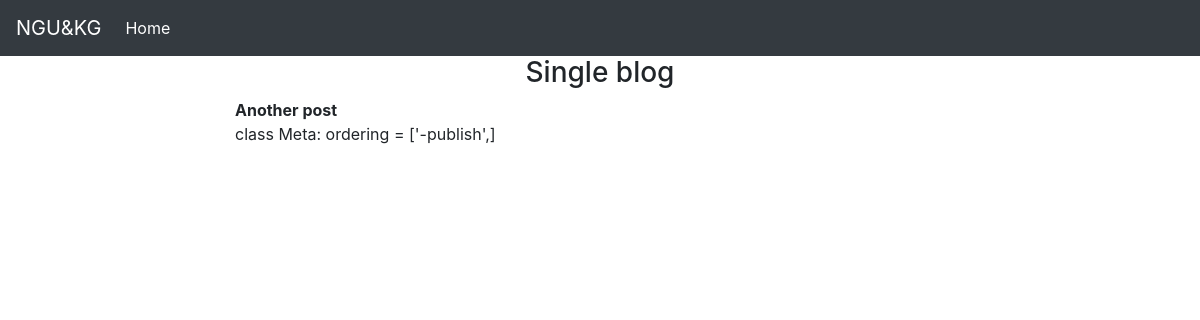
Page /detail/slug2/ on the earlier database version.
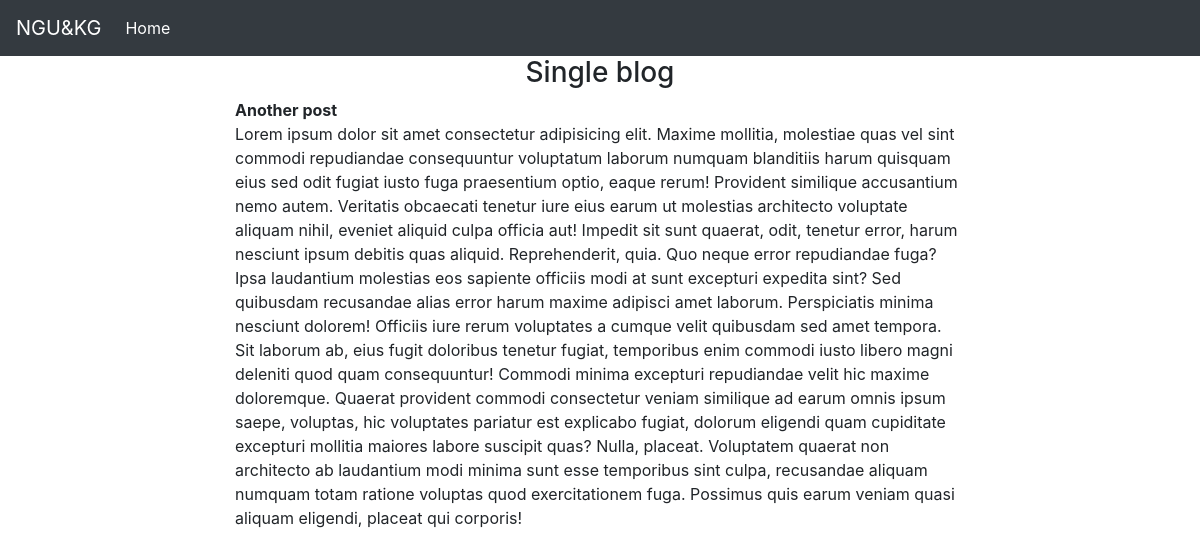
Same page on the later database version.
### blogapp/models.py (models this page shows, shortened)
class Post(models.Model):
    class NewManager(models.Manager):
        def get_queryset(self):
            return super().get_queryset().filter(status='published')
    options = (
        ('draft', 'Draft'),
        ('published', 'Published'),
    )
    title = models.CharField(max_length=200)
    excerpt = models.TextField()
    slug = models.SlugField(max_length=250, unique_for_date='publish')
    publish = models.DateTimeField(default=timezone.now)
    author = models.ForeignKey(User, on_delete=models.CASCADE, related_name='blog_posts')
    content = models.TextField()
    status = models.CharField(max_length=10, choices=options, default='draft')
    objects = models.Manager()  # default manager
    new_manager = NewManager()  # custom manager
    class Meta:
        ordering = ['-publish', ]

### blogapp/views.py (the view)
# urls.py: path('detail/<slug:post>/', views.single_post, name='single_post'),
def single_post(request, post):
    post_single = get_object_or_404(Post, slug=post, status='published')
    context = {
        'post_single': post_single
    }
    return render(request, 'blogapp/single_post.html', context)

### templates/blogapp/single_post.html (shortened to what this page needs)
{% extends 'blogapp/base.html' %}
{% load static %}
{% block content %}
    <div class="container">
        <div class="row justify-content-md-center">
            <div class="col-md-8">
                <h3 class="text-center">Single blog</h3>
                <div><b>{{ post_single.title|capfirst }}</b></div>
                <div>{{ post_single.content|safe }}</div>
            </div>
        </div>
    </div>
{% endblock %}

### templates/blogapp/base.html (shortened to what this page needs)
{% load static %}
<!doctype html>
<html lang="en">
<head>
    <link rel="stylesheet" href="https://cdn.jsdelivr.net/npm/bootstrap@4.3.1/dist/css/bootstrap.min.css"
>
</head>
<body>
<nav class="navbar navbar-expand-lg navbar-dark bg-dark">
    <a class="navbar-brand" href="{% url 'blog:home' %}">NGU&KG</a>
    <div class="collapse navbar-collapse" id="navbarSupportedContent">
        <ul class="navbar-nav mr-auto">
            <li class="nav-item active">
                <a class="nav-link" href="{% url 'blog:home' %}">Home <span class="sr-only">(current)</span></a>
            </li>
        </ul>
    </div>
</nav>
{% block content %}
{% endblock %}
</body>
</html>

Differences in the rows shown:
changed Post "Another post": content "class Meta: ordering = ['-publish',]" → "Lorem ipsum dolor sit amet consectetur adipisicing elit. Maxime mollitia, molestiae quas vel sint commodi repudiandae consequuntur voluptatum laborum numquam blanditiis harum quisquam eius sed odit fugiat iusto fuga praesentium optio, eaque rerum! Provident similique accusantium nemo autem. Veritatis obcaecati tenetur iure eius earum ut molestias architecto voluptate aliquam nihil, eveniet aliquid culpa officia aut! Impedit sit sunt quaerat, odit, tenetur error, harum nesciunt ipsum debitis quas aliquid. Reprehenderit, quia. Quo neque error repudiandae fuga? Ipsa laudantium molestias eos sapiente officiis modi at sunt excepturi expedita sint? Sed quibusdam recusandae alias error harum…"
